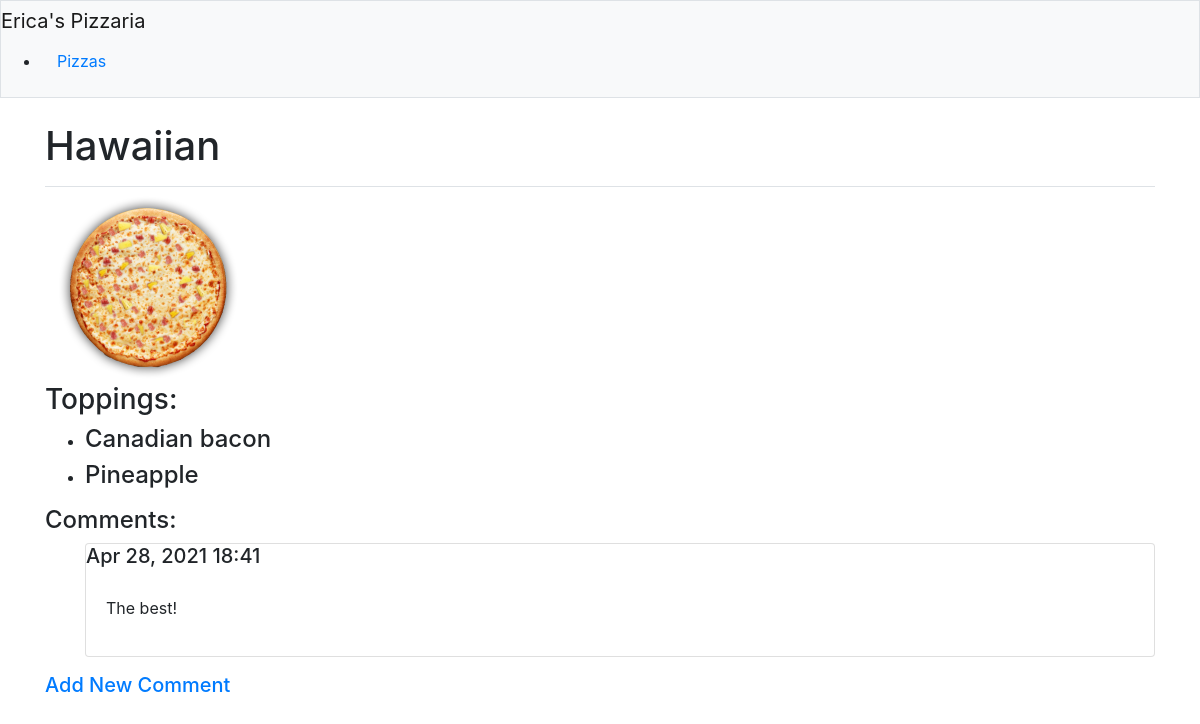
Before: /toppings/4/ with the older database file.
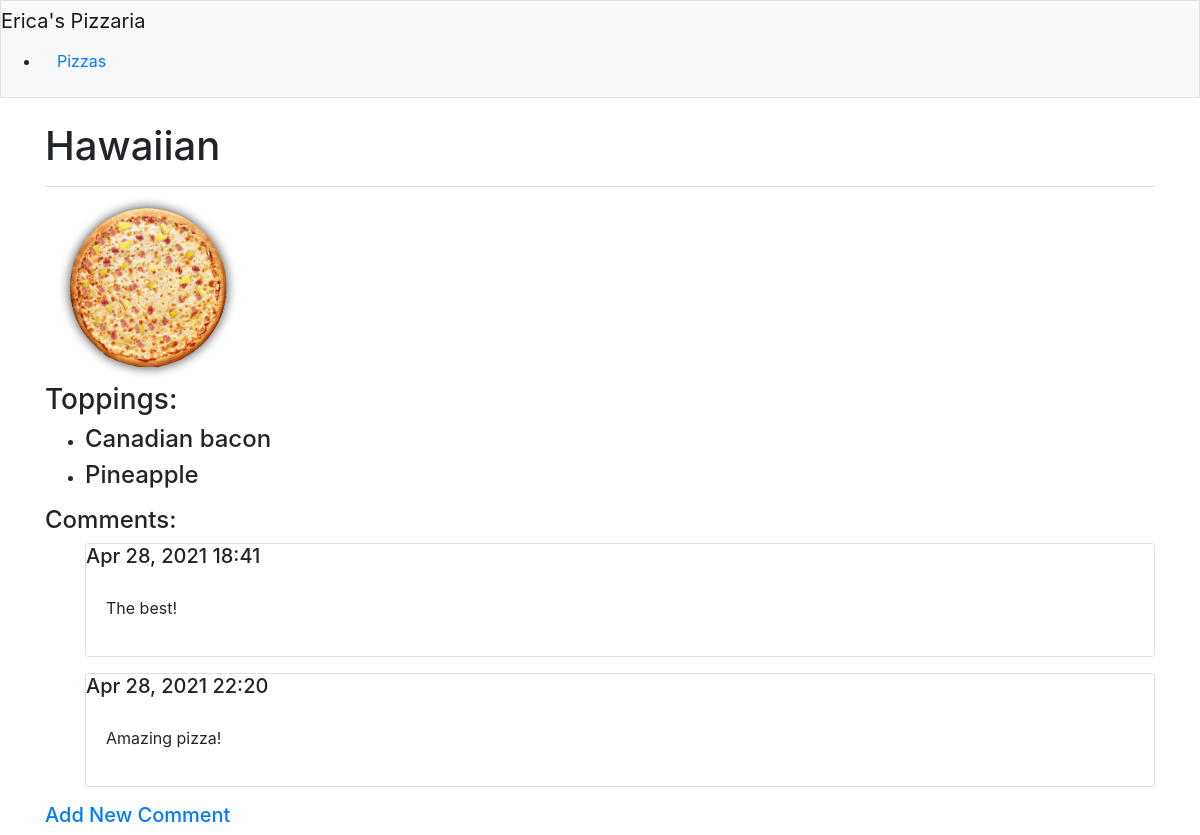
After: the same page with the newer database file.
### pizzas/models.py (models this page shows, shortened)
class Topping(models.Model):
    pizza = models.ForeignKey(Pizza, on_delete = models.CASCADE)
    name = models.CharField(max_length = 50)

class Comment(models.Model):
    pizza = models.ForeignKey(Pizza,on_delete=models.CASCADE)
    text = models.TextField()
    date_added = models.DateTimeField(auto_now_add=True)

### pizzas/views.py (the view)
# urls.py: path('toppings/<int:pizza_id>/',views.toppings,name='toppings'),
def toppings(request,pizza_id):
    pizza = Pizza.objects.get(id=pizza_id)
    toppings = pizza.topping_set.order_by('name')
    comment = pizza.comment_set.order_by('date_added')
    context = {'pizza':pizza, 'toppings':toppings, 'comment':comment}
    return render(request,'pizzas/toppings.html',context)

### pizzas/models.py (called while the page is built)
    def __str__(self):
        return self.name

### pizzas/templates/pizzas/toppings.html
{% extends "pizzas/base.html" %}
{% block page_header %}
<h1>{{ pizza }}</h1>
{% endblock page_header %}
{% block content %}
{% load static %}
{% if pizza.id == 1 %}
<img src="{% static 'pizzas/images/cheesepizza.png' %}">
{% elif pizza.id == 2 %}
<img src="{% static 'pizzas/images/pepperonipizza.png' %}">
{% elif pizza.id == 3 %}
<img src="{% static 'pizzas/images/meatloverspizza.png' %}">
{% else %}
<img src="{% static 'pizzas/images/hawaiianpizza.png' %}">
{% endif %}
<h3>Toppings:</h3>
<ul>
    {% for t in toppings %}
    <li>
        <h4>
            {{ t.name }}
        </h4>
    </li>
    {% empty %}
    <li>
        <h4>No toppings have been added yet.</h4>
    </li>
    {% endfor %}
</ul>
<h4>Comments:</h4>
<ul>
    {% for c in comment %}
    <div class="card mb-3">
        <h5 class+"card-header">
            {{ c.date_added|date:'M d, Y H:i' }}
        </h5>
        <div class="card-body">
            {{ c.text|linebreaks }}
        </div>
    </div>
    {% empty %}
    <p>There are no comments for this pizza.</p>
    {% endfor %}
</ul>
<h5><a href="{% url 'pizzas:new_comment' pizza.id %}">Add New Comment</a></h5>
{% endblock content %}

Changed rows visible on the page:
added Comment: date_added "Apr 28, 2021 22:20", text "Amazing pizza!"
